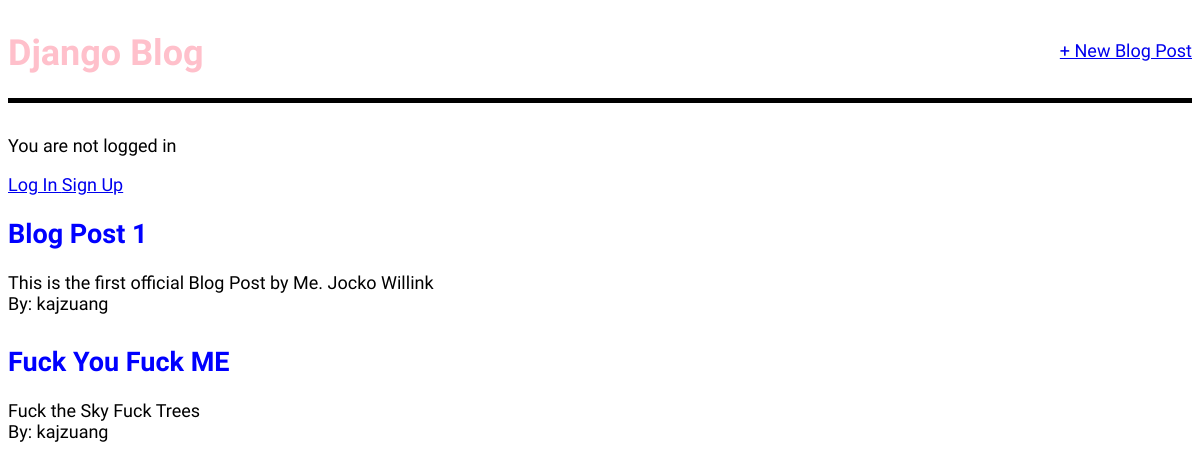
Before: / with the older database file.
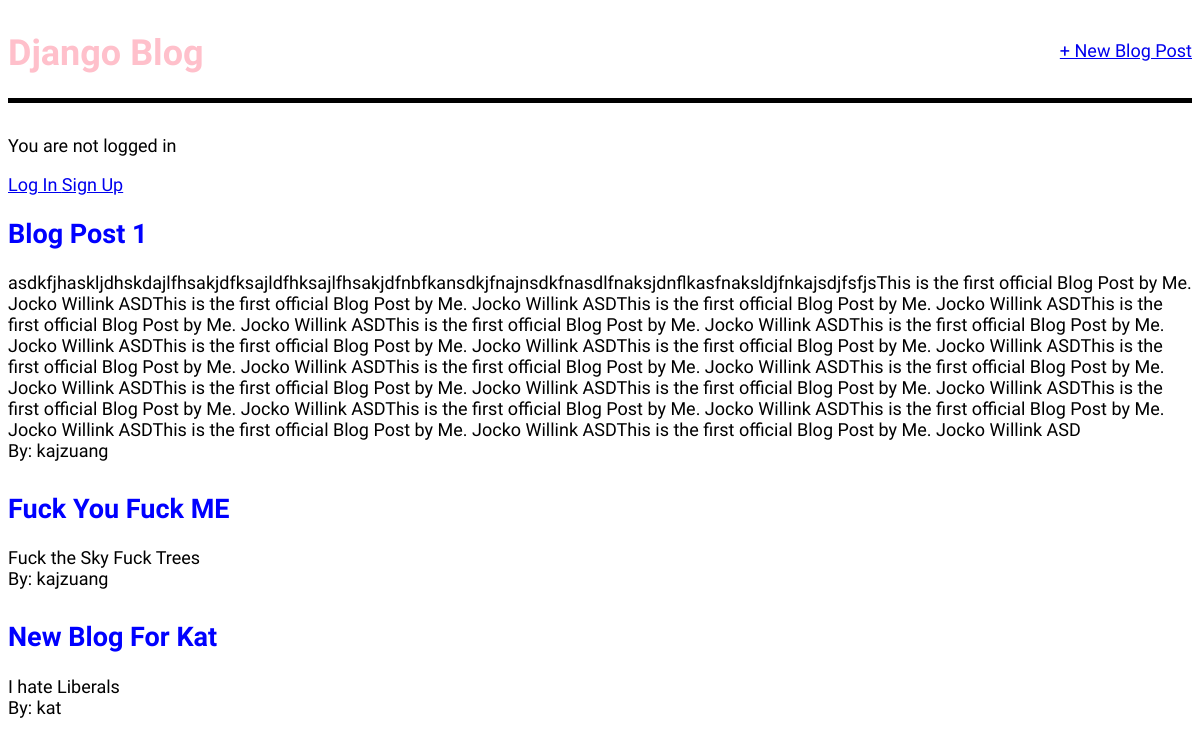
After: the same page with the newer database file.
### blog/models.py (models this page shows, shortened)
class Post(models.Model):
	title = models.CharField(max_length=256)
	author = models.ForeignKey(
		'auth.User',
		on_delete=models.CASCADE,
		)
	body = models.TextField()

### blog/views.py (the view)
# urls.py: path('',BlogListView.as_view(),name='home'),
class BlogListView(ListView):
	model = Post
	template_name = 'home.html'

### blog/templates/home.html
{% extends 'base.html' %}
{% block content %}
	{% for post in object_list %}
		<div class = "post-entry">
			<h2><a = href="{% url 'post_detail' post.pk %}">{{post.title}}</a></h2>
			<p>{{post.body}}</p>
			<p>By: {{post.author}}
		</div>
	{% endfor %}
{% endblock content %}

Changed rows visible on the page:
changed Post "Blog Post 1": body "This is the first official Blog Post by Me. Jocko Willink" → "asdkfjhaskljdhskdajlfhsakjdfksajldfhksajlfhsakjdfnbfkansdkjfnajnsdkfnasdlfnaksjdnflkasfnaksldjfnkajsdjfsfjsThis is the first official Blog Post by Me. Jocko Willink ASDThis is the first official Blog Post by Me. Jocko Willink ASDThis is the first official Blog Post by Me. Jocko Willink ASDThis is the first official Blog Post by Me. Jocko Willink ASDThis is the first official Blog Post by Me. Jocko Willink ASDThis is the first official Blog Post by Me. Jocko Willink ASDThis is the first official Blog Post by Me. Jocko Willink ASDThis is the first official Blog Post by Me. Jocko Willink ASDThis is the first official Blog Post by Me. Jocko Willink ASDThis is the first official Blog Post by Me.…"
added Post: title "New Blog For Kat", body "I hate Liberals", author "kat"
